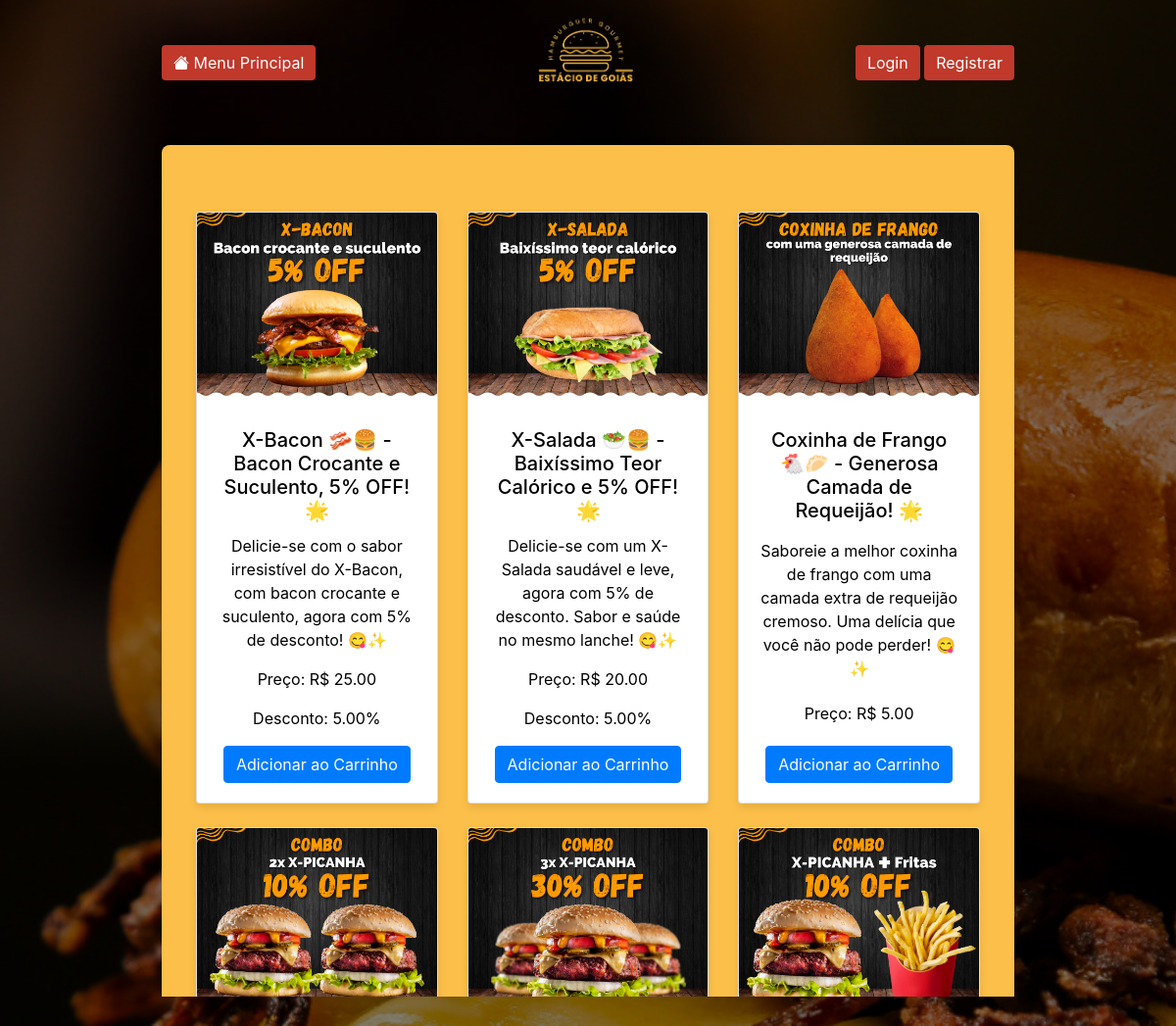
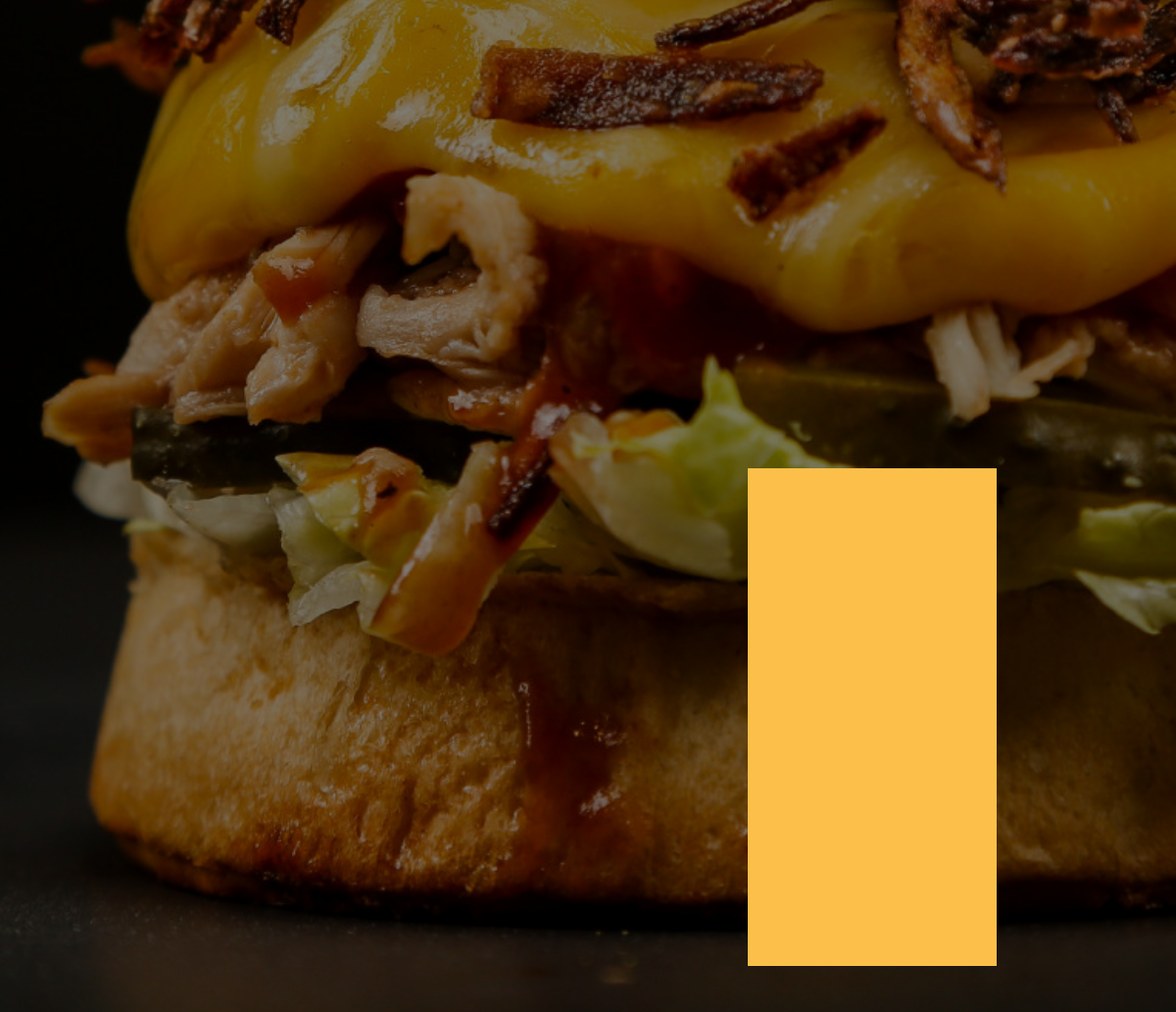
The page / on the database its author committed (2 pictures, top to bottom).
### core/models.py (models this page shows, shortened)
class Product(models.Model):
    name = models.CharField(max_length=100)
    description = models.TextField(blank=True)  # Descrição não obrigatória
    price = models.DecimalField(max_digits=10, decimal_places=2)
    image = models.ImageField(upload_to='products/')
    preparation_time = models.IntegerField(default=5)  # Campo para tempo de preparo em minutos com valor padrão
    discount = models.DecimalField(max_digits=5, decimal_places=2, blank=True, null=True)  # Campo para desconto percentual

### core/views.py (the view)
# urls.py: path('', views.home, name='home'),
def home(request):
    products = Product.objects.all()
    return render(request, 'core/home.html', {'products': products})

### core/templates/core/home.html (shortened to what this page needs)
{% extends 'core/base.html' %}
{% load static %}
{% load custom_filters %}
{% load cart_tags %}
{% block content %}
<div class="container mt-5">
    <div class="row justify-content-center">
        {% for product in products %}
        <div class="col-md-4 mb-4">
            <div class="card h-100">
                <img src="{{ product.image.url }}" class="card-img-top" alt="{{ product.name }}">
                <div class="card-body text-center">
                    <h5 class="card-title">{{ product.name }}</h5>
                    <p class="card-text">{{ product.description }}</p>
                    <p class="card-text">Preço: R$ {{ product.price }}</p>
                    {% if product.discount %}
                    <p class="card-text">Desconto: {{ product.discount }}%</p>
                    {% endif %}
                    <form action="{% url 'add_to_cart' %}" method="post">
                        <button type="submit" class="btn btn-primary">Adicionar ao Carrinho</button>
                    </form>
                </div>
            </div>
        </div>
        {% endfor %}
    </div>
</div>
{% endblock %}

### core/static/core/style.css (style rules this page uses)
body::before { content: ''; position: fixed; top: 0; left: 0; width: 100%; height: 100%; background: rgba(0, 0, 0, 0.5); z-index: -1; }
.container { max-width: 900px; margin: auto; }
.card { box-shadow: 0 4px 8px rgba(0, 0, 0, 0.1); transition: transform 0.2s; }
.card-img-top { height: 200px; object-fit: cover; }
.card-body { display: flex; flex-direction: column; justify-content: space-between; }

### rows shown on the page
Product: image (picture), name "X-Bacon 🥓🍔 - Bacon Crocante e Suculento, 5% OFF! 🌟", description "Delicie-se com o sabor irresistível do X-Bacon, com bacon crocante e suculento, agora com 5% de desconto! 😋✨", price "25.00", discount "5.00"
Product: image (picture), name "X-Salada 🥗🍔 - Baixíssimo Teor Calórico e 5% OFF! 🌟", description "Delicie-se com um X-Salada saudável e leve, agora com 5% de desconto. Sabor e saúde no mesmo lanche! 😋✨", price "20.00", discount "5.00"
Product: image (picture), name "Coxinha de Frango 🐔🥟 - Generosa Camada de Requeijão! 🌟", description "Saboreie a melhor coxinha de frango com uma camada extra de requeijão cremoso. Uma delícia que você não pode perder! 😋✨", price "5.00"
Product: image (picture), name "Delícia em Dobro! 🍔🍔 2x X-Picanha - 10% OFF! 🎉", description "Dois hambúrgueres de picanha por um preço que você vai adorar! Aproveite 10% de desconto agora mesmo! 😋💥", price "34.99", discount "10.00"
Product: image (picture), name "Combo 3x X-Picanha 🍔🍔🍔 - 30% OFF! 🤑", description "Aproveite essa delícia com desconto incrível! Três suculentos hambúrgueres de picanha, recheados com muito sabor! Não perca! 🌟"
Product: image (picture), name "Combo X-Picanha + Fritas 🍔🍟 - 10% OFF! 🌟", description "Aproveite o sabor irresistível do X-Picanha com uma porção de fritas crocantes e 10% de desconto! Delícia em dobro! 😋✨", price "29.99", discount "10.00"
Product: image (picture), name "Combo X-Picanha + Coxinha 🍔🥟 - 10% OFF! 🌟", description "Delicie-se com um X-Picanha suculento e coxinhas crocantes com 10% de desconto. Perfeito para matar a fome! 😋✨"
